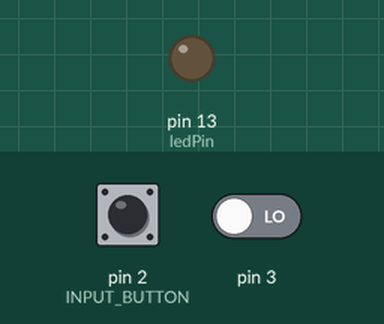
Bench run of a sketch on a simulated Arduino Uno, built with avr-gcc and run on an emulated ATmega328P. On the bench: output pins drawn as LEDs (lit = HIGH). The inputs (shaded band) are chosen by the test bench; at power-on: pin 2 (INPUT_BUTTON) LOW, pin 3 LOW.

Above: at 1.2 s.
1.3 s: pin 2 (INPUT_BUTTON) pulled HIGH for 0.15 s
At 1.37 s:
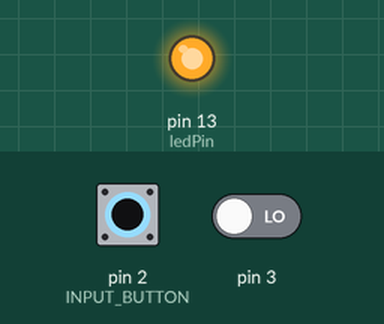
4.4 s: pin 2 (INPUT_BUTTON) pulled HIGH for 3.2 s
At 8.3 s:
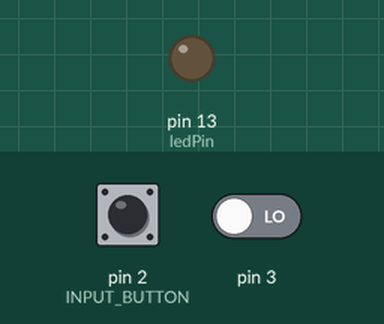
Timing chart, 0 to 9.8 s (numbered marks = the images above; inputs shaded):
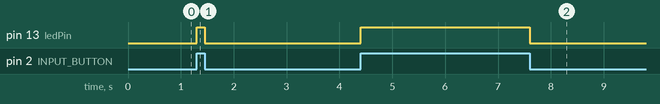

The sketch:

morse_code_buttons.ino
```cpp
#define INPUT_BUTTON 2
#define ENTER_BUTTON 3
const int ledPin =  13;

// variables will change:
int buttonState = 0;         // variable for reading the pushbutton status

byte keyPresses[100];

void handleEnter();

void setup() {
  Serial.begin(115200);
  // initialize the LED pin as an output:
  pinMode(ledPin, OUTPUT);
  // initialize the pushbutton pin as an input:
  pinMode(INPUT_BUTTON, INPUT);
  attachInterrupt(1, handleEnter, RISING);
}

void loop() {
  buttonState = digitalRead(INPUT_BUTTON);
  if (buttonState == HIGH) {
    digitalWrite(ledPin, HIGH);
  } else {
    digitalWrite(ledPin, LOW);
  }
}

void handleEnter() {
  Serial.println(findChar());
  return;
}


// keyPresses is a byte array
// 0 associated with dot
// 1 associated with dash
// returns character represented by some input
char findChar() {
  return "a";
}
```

Measured:
- after the input at 1.3 s, pin 13 (ledPin): LOW → HIGH at once, → LOW 0.15 s later
- after the input at 4.4 s, pin 13 (ledPin): LOW → HIGH at once, → LOW 3.2 s later
